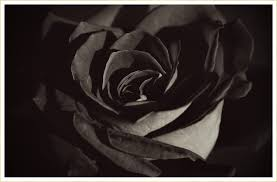
#> input picture Computer Vision/flower.jpg, 277 x 182 px
$ python histogram_practice.py
#> lines starting #> are read from the running program, lines starting #| are printed output that depends on the picture; after the words box and inside, x2 and y2 are one past the last pixel; in counts of white or black regions, pixels touching at a corner belong together
# -*- coding: utf-8 -*-
"""
Created on Wed Sep 30 22:51:05 2020

@author: emnas
"""
import imageio as io
import numpy as np
import matplotlib.pyplot as plt
#import cv2 as cv
#image=io.imread("navid.jpg")
def colorToGrey00(image):                                  # convert color image to grey scale using advanced processing
#> called with image = 'flower.jpg'
    im = io.imread(image)
#> im is the input picture: shape (182, 277, 3); mean R, G, B 56.9, 48.6, 46.9
    print("image shape before"+str(im.shape))
#| image shape before(182, 277, 3)
    print("No of channels in the image are "+str(im.shape[2]))
#| No of channels in the image are 3
    im1=np.zeros((im.shape[0],im.shape[1]))
    im1=(im[:,:,0]*0.299+im[:,:,1]*0.587+im[:,:,2]*0.114)
    print("image shape after"+str(im1.shape))
#| image shape after(182, 277)
    #plt.imshow(im1)
    return im1
image=colorToGrey00('flower.jpg')
#plt.close()
plt.hist(image.ravel(),bins=100)
plt.show()
#> figure, not shown here; tallest bar 7386 high, from x = 15.3 to 17.85
plt.close()
image00=np.zeros((image.shape[0],image.shape[1]),dtype=np.uint8)

for i in range(0,image.shape[0]):
    for j in range(0,image.shape[1]):
        if(image[i,j]>=40):
            image00[i,j]=255
        else:
            image00[i,j]=0
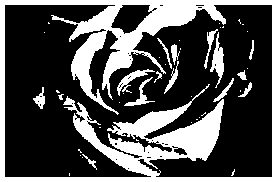
#> image00: shape (182, 277); 31.4% white; 46 white regions (30 under 20 px), largest, box (x1, y1, x2, y2) and area: (0, 0, 277, 182) 14068, (210, 32, 224, 88) 330, (117, 69, 155, 96) 254

plt.imshow(image00,cmap="gray")
plt.show()
plt.close()

image=colorToGrey00('flower1.jpg')
#> call 2 of colorToGrey00, with image = 'flower1.jpg'
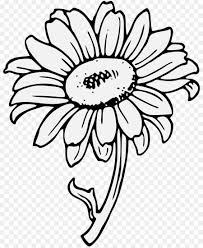
#> input picture Computer Vision/flower1.jpg, 203 x 248 px
#> in colorToGrey00, im is the input picture: shape (248, 203, 3); min 0, max 255, mean 214.6
#| image shape before(248, 203, 3)
#| No of channels in the image are 3
#| image shape after(248, 203)
plt.hist(image.ravel(),bins=100)
plt.show()
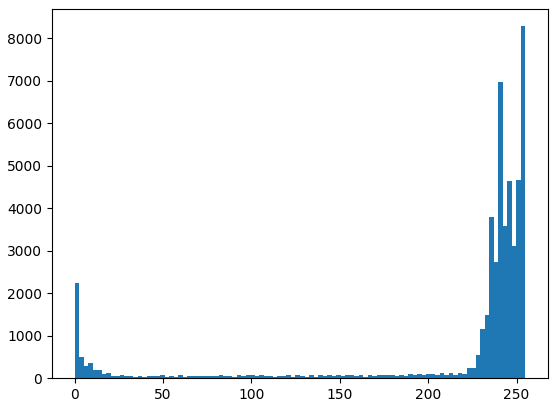
#> figure drawn by matplotlib, 1 panel; tallest bar 8285 high, from x = 252.4 to 255
plt.close()
image00=np.zeros((image.shape[0],image.shape[1]),dtype=np.uint8)

for i in range(0,image.shape[0]):
    for j in range(0,image.shape[1]):
        if(image[i,j]>=180):
            image00[i,j]=255
        else:
            image00[i,j]=0
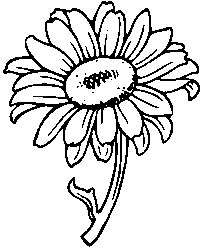
#> image00: shape (248, 203); 85.1% white; black in thin lines or dots

plt.imshow(image00,cmap="gray")
plt.show()
plt.close()
print(image.shape)
#| (248, 203)

image=io.imread('original.png')
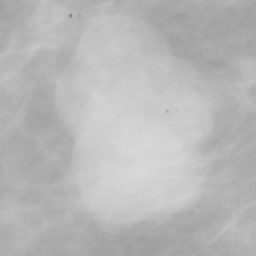
#> input picture Computer Vision/original.png, 128 x 128 px (shown 2 times larger)
#> image is the input picture: shape (128, 128); min 134, max 217, mean 183.9
plt.hist(image.ravel(),bins=100)
plt.show()
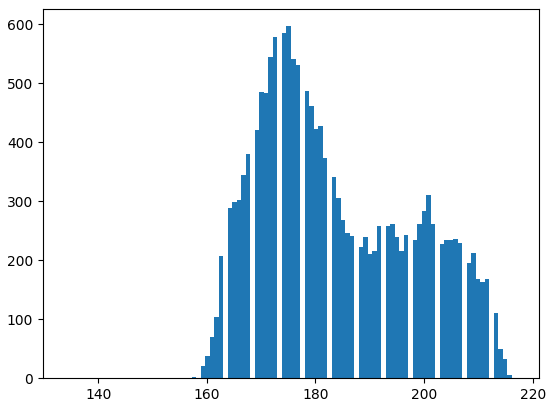
#> figure drawn by matplotlib, 1 panel; tallest bar 597 high, from x = 174.7 to 175.5
plt.close()
image00=np.zeros((image.shape[0],image.shape[1]),dtype=np.uint8)

for i in range(0,image.shape[0]):
    for j in range(0,image.shape[1]):
        if(image[i,j]>=190):
            image00[i,j]=255
        else:
            image00[i,j]=0
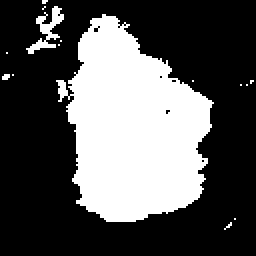
#> image00: shape (128, 128) (shown 2 times larger); 33.7% white; 15 white regions (13 under 20 px), largest, box (x1, y1, x2, y2) and area: (28, 7, 107, 111) 5333, (13, 3, 32, 27) 154

plt.imshow(image00,cmap="gray")
plt.show()
plt.close()
print(image.shape)
#| (128, 128)
